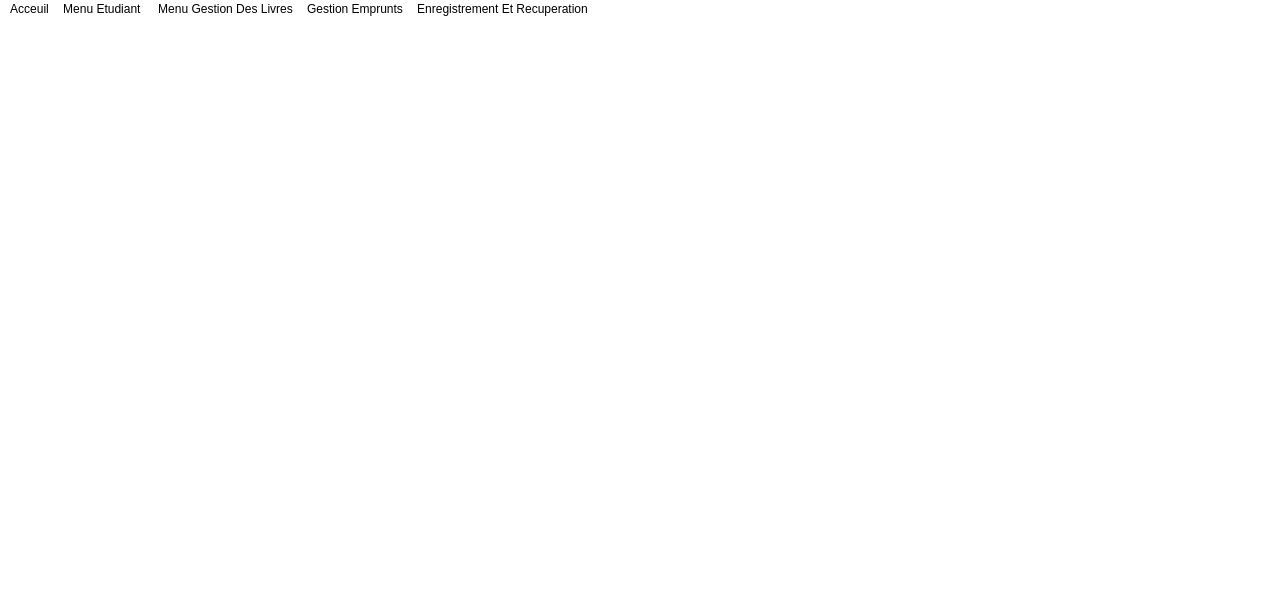
<?xml version="1.0" encoding="UTF-8"?>
<ui version="4.0">
 <class>MainWindow</class>
 <widget class="QMainWindow" name="MainWindow">
  <property name="geometry">
   <rect>
    <x>0</x>
    <y>0</y>
    <width>1273</width>
    <height>592</height>
   </rect>
  </property>
  <property name="windowTitle">
   <string>MainWindow</string>
  </property>
  <property name="styleSheet">
   <string notr="true">color :rgb(0, 0, 0);
font: 87 9pt &quot;Neue Haas Grotesk Text Pro Blac&quot;;
background-color:rgb(255, 255, 255);


</string>
  </property>
  <widget class="QWidget" name="centralwidget">
   <widget class="QLabel" name="label">
    <property name="geometry">
     <rect>
      <x>500</x>
      <y>130</y>
      <width>391</width>
      <height>361</height>
     </rect>
    </property>
    <property name="text">
     <string/>
    </property>
    <property name="pixmap">
     <pixmap>images/lg2.png</pixmap>
    </property>
   </widget>
   <widget class="QLabel" name="label_2">
    <property name="geometry">
     <rect>
      <x>330</x>
      <y>40</y>
      <width>621</width>
      <height>61</height>
     </rect>
    </property>
    <property name="text">
     <string/>
    </property>
    <property name="pixmap">
     <pixmap>images/lg1.png</pixmap>
    </property>
   </widget>
  </widget>
  <widget class="QMenuBar" name="menubar">
   <property name="geometry">
    <rect>
     <x>0</x>
     <y>0</y>
     <width>1273</width>
     <height>25</height>
    </rect>
   </property>
   <widget class="QMenu" name="menuAcceuil">
    <property name="title">
     <string>Acceuil</string>
    </property>
   </widget>
   <widget class="QMenu" name="menuMenu_Etudiant">
    <property name="title">
     <string>Menu Etudiant </string>
    </property>
    <widget class="QMenu" name="menuMise_a_jour_Etudiant">
     <property name="title">
      <string>Mise a jour Etudiant</string>
     </property>
     <addaction name="actionAjouter_Etudiant"/>
     <addaction name="separator"/>
     <addaction name="actionSupprimer_Etudiant"/>
     <addaction name="separator"/>
     <addaction name="actionModifier_Etudiant"/>
    </widget>
    <widget class="QMenu" name="menuRecherche_et_Affichage">
     <property name="title">
      <string>Recherche et Affichage</string>
     </property>
     <addaction name="actionContenue_du_dictionnaire_Etudiant"/>
     <addaction name="separator"/>
     <addaction name="actionRecherche"/>
    </widget>
    <addaction name="menuMise_a_jour_Etudiant"/>
    <addaction name="separator"/>
    <addaction name="menuRecherche_et_Affichage"/>
   </widget>
   <widget class="QMenu" name="menuMenu_Gestion_Des_Livres">
    <property name="title">
     <string>Menu Gestion Des Livres</string>
    </property>
    <widget class="QMenu" name="menuMise_a_jour">
     <property name="title">
      <string>Mise a jour</string>
     </property>
     <addaction name="actionAjouter_un_nouvel_Livre"/>
     <addaction name="actionSupprimer_un_Livre"/>
     <addaction name="actionModifier_nombre_d_exemplaires_d_un_Livre"/>
    </widget>
    <widget class="QMenu" name="menuRecherche_et_Affichage_2">
     <property name="title">
      <string>Recherche et Affichage</string>
     </property>
     <addaction name="actionContenue_du_dictionnaire_livre"/>
     <addaction name="actionRecherche_par_Referance"/>
    </widget>
    <addaction name="menuMise_a_jour"/>
    <addaction name="menuRecherche_et_Affichage_2"/>
   </widget>
   <widget class="QMenu" name="menuGestion_Emprunts">
    <property name="title">
     <string>Gestion Emprunts</string>
    </property>
    <widget class="QMenu" name="menuMise_a_jour_2">
     <property name="title">
      <string>Mise a jour</string>
     </property>
     <widget class="QMenu" name="menuModifier_Emprunt">
      <property name="title">
       <string>Modifier Emprunt</string>
      </property>
     </widget>
     <addaction name="actionAjouter_un_nouvel_emprunt"/>
     <addaction name="actionRetour_d_un_emprunt"/>
     <addaction name="actionSupprimer_d_un_emprunt"/>
     <addaction name="menuModifier_Emprunt"/>
    </widget>
    <widget class="QMenu" name="menuRecherche_Affichage">
     <property name="title">
      <string>Recherche ,Affichage</string>
     </property>
     <addaction name="actionContenu_du_dictionnaire_emprunt"/>
     <addaction name="actionRecherche_emprunt_par_livre"/>
    </widget>
    <addaction name="menuMise_a_jour_2"/>
    <addaction name="menuRecherche_Affichage"/>
   </widget>
   <widget class="QMenu" name="menuRecuperation">
    <property name="title">
     <string>Enregistrement Et Recuperation</string>
    </property>
    <addaction name="actionRecuperation_des_donnee"/>
    <addaction name="actionEnregistrer_Ficher_Livres"/>
    <addaction name="actionEnregistrer_Ficher_Emprunt"/>
    <addaction name="separator"/>
    <addaction name="actionRecuperer_Ficher_Etudiant"/>
    <addaction name="actionRecuperer_Ficher_Livres"/>
    <addaction name="actionRecuperer_Ficher_Emprunt"/>
   </widget>
   <addaction name="menuAcceuil"/>
   <addaction name="menuMenu_Etudiant"/>
   <addaction name="menuMenu_Gestion_Des_Livres"/>
   <addaction name="menuGestion_Emprunts"/>
   <addaction name="menuRecuperation"/>
  </widget>
  <widget class="QStatusBar" name="statusbar"/>
  <action name="actionAjouter_Etudiant">
   <property name="checkable">
    <bool>false</bool>
   </property>
   <property name="text">
    <string>Ajouter Etudiant</string>
   </property>
  </action>
  <action name="actionEtudiant_Donnee">
   <property name="text">
    <string>Etudiant Donnee</string>
   </property>
  </action>
  <action name="actionUne_Section_Donnee">
   <property name="text">
    <string>Une Section Donnee</string>
   </property>
  </action>
  <action name="actionUn_Niveau_Donnee">
   <property name="text">
    <string>Un Niveau Donnee</string>
   </property>
  </action>
  <action name="actionSection_et_Niveau">
   <property name="text">
    <string>Section et Niveau</string>
   </property>
  </action>
  <action name="actionTel">
   <property name="text">
    <string>Tel</string>
   </property>
  </action>
  <action name="actionMail">
   <property name="text">
    <string>Mail</string>
   </property>
  </action>
  <action name="actionAdresse">
   <property name="text">
    <string>Adresse</string>
   </property>
  </action>
  <action name="actionContenue_du_dictionnaire_Etudiant">
   <property name="text">
    <string>Afficher les Etudiants </string>
   </property>
  </action>
  <action name="actionRecherche_par_numero_inscription">
   <property name="text">
    <string>Recherche par numero inscription</string>
   </property>
  </action>
  <action name="actionRecherche_par_section">
   <property name="text">
    <string>Recherche par section</string>
   </property>
  </action>
  <action name="actionRecherche_par_section_et_Niveau">
   <property name="text">
    <string>Recherche par section et Niveau </string>
   </property>
  </action>
  <action name="actionRecherche_par_Niveau">
   <property name="text">
    <string>Recherche par Niveau</string>
   </property>
  </action>
  <action name="actionAjouter_un_nouvel_Livre">
   <property name="text">
    <string>Ajouter un nouvel Livre</string>
   </property>
  </action>
  <action name="actionModifier_nombre_d_exemplaires_d_un_Livre">
   <property name="text">
    <string>Modifier nombre d exemplaires d un Livre</string>
   </property>
  </action>
  <action name="actionLivre_donnee">
   <property name="text">
    <string>Livre donnee</string>
   </property>
  </action>
  <action name="actionLivres_d_un_auteur">
   <property name="text">
    <string>Livres d un auteur</string>
   </property>
  </action>
  <action name="actionLivres_d_une_annee_donnee">
   <property name="text">
    <string>Livres d une annee donnee</string>
   </property>
  </action>
  <action name="actionContenue_du_dictionnaire_livre">
   <property name="text">
    <string>Afficher les Livres</string>
   </property>
  </action>
  <action name="actionRecherche_par_Referance">
   <property name="text">
    <string>Recherche</string>
   </property>
  </action>
  <action name="actionRecherche_par_titre">
   <property name="text">
    <string>Recherche par titre</string>
   </property>
  </action>
  <action name="actionRecherche_par_annee_edition_donne">
   <property name="text">
    <string>Recherche par annee edition donne</string>
   </property>
  </action>
  <action name="actionRecherche_et_Affichage_des_livres_par_ordre_alphabetique">
   <property name="text">
    <string>Recherche et Affichage des livres par ordre alphabetique</string>
   </property>
  </action>
  <action name="actionAjouter_un_nouvel_emprunt">
   <property name="text">
    <string>Ajouter un nouvel emprunt</string>
   </property>
  </action>
  <action name="actionRetour_d_un_emprunt">
   <property name="text">
    <string>Retour d un emprunt</string>
   </property>
  </action>
  <action name="actionSupprimer_d_un_emprunt">
   <property name="text">
    <string>Supprimer d un emprunt</string>
   </property>
  </action>
  <action name="actionDate_emprunt">
   <property name="text">
    <string>Date emprunt</string>
   </property>
  </action>
  <action name="actionDate_Retour">
   <property name="text">
    <string>Date Retour</string>
   </property>
  </action>
  <action name="actionContenu_du_dictionnaire_emprunt">
   <property name="text">
    <string>Afficher Les Emprunts</string>
   </property>
  </action>
  <action name="actionRecherche_emprunt_par_livre">
   <property name="text">
    <string>Rechercher</string>
   </property>
  </action>
  <action name="actionRecherche_emprunt_par_etudiant">
   <property name="text">
    <string>Recherche emprunt par etudiant</string>
   </property>
  </action>
  <action name="actionRecherche_livres_empruntee_a_une_date_donnee">
   <property name="text">
    <string>Recherche livres empruntee a une date donnee</string>
   </property>
  </action>
  <action name="actionRecherche_livres_retournee_a_une_date_donne">
   <property name="text">
    <string>Recherche livres retournee a une date donne</string>
   </property>
  </action>
  <action name="actionRecherche_livres_empruntee_entre_2_dates_donnee">
   <property name="text">
    <string>Recherche livres empruntee entre 2 dates donnee</string>
   </property>
  </action>
  <action name="actionRecherche_livres_retournee_entre_2_date_donne">
   <property name="text">
    <string>Recherche livres retournee entre 2 date donne</string>
   </property>
  </action>
  <action name="actionSupprimer_Etudiant">
   <property name="text">
    <string>Supprimer Etudiant</string>
   </property>
  </action>
  <action name="actionModifier_Etudiant">
   <property name="text">
    <string>Modifier Etudiant</string>
   </property>
  </action>
  <action name="actionMenu_Acceuil">
   <property name="text">
    <string>Menu Acceuil</string>
   </property>
  </action>
  <action name="actionRecuperation_des_donnee">
   <property name="text">
    <string>Enregistrer Ficher Etudiant</string>
   </property>
  </action>
  <action name="actionAcceuil">
   <property name="text">
    <string>Acceuil</string>
   </property>
  </action>
  <action name="actionRecherche">
   <property name="text">
    <string>Recherche</string>
   </property>
  </action>
  <action name="actionEnregistrer_Ficher_Livres">
   <property name="text">
    <string>Enregistrer Ficher Livres</string>
   </property>
  </action>
  <action name="actionEnregistrer_Ficher_Emprunt">
   <property name="text">
    <string>Enregistrer Ficher Emprunt</string>
   </property>
  </action>
  <action name="actionRecuperer_Ficher_Etudiant">
   <property name="text">
    <string>Recuperer Ficher Etudiant</string>
   </property>
  </action>
  <action name="actionRecuperer_Ficher_Livres">
   <property name="text">
    <string>Recuperer Ficher Livres</string>
   </property>
  </action>
  <action name="actionRecuperer_Ficher_Emprunt">
   <property name="text">
    <string>Recuperer Ficher Emprunt</string>
   </property>
  </action>
  <action name="actionSupprimer_un_Livre">
   <property name="text">
    <string>Supprimer un Livre</string>
   </property>
  </action>
 </widget>
 <resources/>
 <connections/>
</ui>
